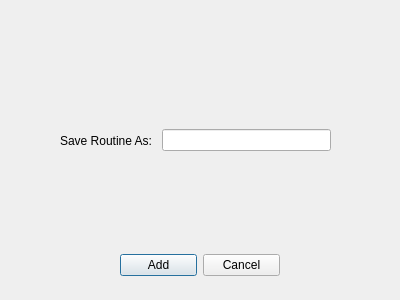
<?xml version="1.0" encoding="UTF-8"?>
<ui version="4.0">
 <class>SaveRoutineWindow</class>
 <widget class="QDialog" name="SaveRoutineWindow">
  <property name="geometry">
   <rect>
    <x>0</x>
    <y>0</y>
    <width>400</width>
    <height>300</height>
   </rect>
  </property>
  <property name="windowTitle">
   <string>Dialog</string>
  </property>
  <widget class="QWidget" name="horizontalLayoutWidget">
   <property name="geometry">
    <rect>
     <x>60</x>
     <y>90</y>
     <width>271</width>
     <height>101</height>
    </rect>
   </property>
   <layout class="QHBoxLayout" name="text_layout">
    <item>
     <widget class="QLabel" name="text">
      <property name="text">
       <string>Save Routine As: </string>
      </property>
     </widget>
    </item>
    <item>
     <widget class="QLineEdit" name="input_box"/>
    </item>
   </layout>
  </widget>
  <widget class="QWidget" name="horizontalLayoutWidget_2">
   <property name="geometry">
    <rect>
     <x>120</x>
     <y>250</y>
     <width>160</width>
     <height>31</height>
    </rect>
   </property>
   <layout class="QHBoxLayout" name="horizontalLayout">
    <item>
     <widget class="QPushButton" name="add_button">
      <property name="text">
       <string>Add</string>
      </property>
     </widget>
    </item>
    <item>
     <widget class="QPushButton" name="cancel_button">
      <property name="text">
       <string>Cancel</string>
      </property>
     </widget>
    </item>
   </layout>
  </widget>
 </widget>
 <resources/>
 <connections/>
</ui>
